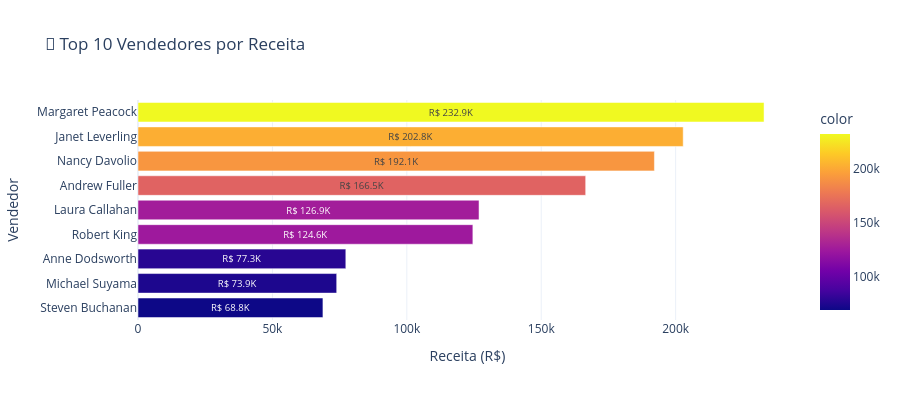

This figure's notebook cell:
### Code cell
# Fig 6: Salesperson Ranking
def fmt_cur_short(value):
    if abs(value) >= 1_000_000:
        return f'R$ {value/1_000_000:.1f}M'
    if abs(value) >= 1_000:
        return f'R$ {value/1_000:.1f}K'
    return f'R$ {value:,.0f}'

fig = px.bar(x=receita_vendedor.head(10).values, y=receita_vendedor.head(10).index, orientation='h',
             title='🏅 Top 10 Salespersons by Revenue',
             labels={'x': 'Revenue (R$)', 'y': 'Salesperson'},
             color=receita_vendedor.head(10).values, color_continuous_scale='Plasma',
             text=[fmt_cur_short(v) for v in receita_vendedor.head(10).values])
fig.update_traces(textposition='inside', insidetextanchor='middle', cliponaxis=False)
fig.update_layout(height=400, showlegend=False, uniformtext_minsize=9, uniformtext_mode='hide')
fig.update_yaxes(autorange='reversed')
fig.show()

### Figure 1 — Plotly figure (JSON) as saved in the notebook; plotly's stock layout.template omitted (floating-point values rounded to 4 significant figures)
{"data": [{"cliponaxis": false, "hovertemplate": "Receita (R$)=%{x}<br>Vendedor=%{y}<br>text=%{text}<br>color=%{marker.color}<extra></extra>", "insidetextanchor": "middle", "legendgroup": "", "marker": {"color": [232900.0, 202800.0, 192100.0, 166500.0, 126900.0, 124600.0, 77310.0, 73910.0, 68790.0], "coloraxis": "coloraxis", "pattern": {"shape": ""}}, "name": "", "orientation": "h", "showlegend": false, "text": ["R$ 232.9K", "R$ 202.8K", "R$ 192.1K", "R$ 166.5K", "R$ 126.9K", "R$ 124.6K", "R$ 77.3K", "R$ 73.9K", "R$ 68.8K"], "textposition": "inside", "type": "bar", "x": [232900.0, 202800.0, 192100.0, 166500.0, 126900.0, 124600.0, 77310.0, 73910.0, 68790.0], "xaxis": "x", "y": ["Margaret Peacock", "Janet Leverling", "Nancy Davolio", "Andrew Fuller", "Laura Callahan", "Robert King", "Anne Dodsworth", "Michael Suyama", "Steven Buchanan"], "yaxis": "y"}], "layout": {"barmode": "relative", "coloraxis": {"colorbar": {"title": {"text": "color"}}, "colorscale": [[0, "#0d0887"], [0.1111, "#46039f"], [0.2222, "#7201a8"], [0.3333, "#9c179e"], [0.4444, "#bd3786"], [0.5556, "#d8576b"], [0.6667, "#ed7953"], [0.7778, "#fb9f3a"], [0.8889, "#fdca26"], [1, "#f0f921"]]}, "height": 400, "legend": {"tracegroupgap": 0}, "showlegend": false, "title": {"text": "🏅 Top 10 Vendedores por Receita"}, "uniformtext": {"minsize": 9, "mode": "hide"}, "xaxis": {"anchor": "y", "domain": [0, 1], "title": {"text": "Receita (R$)"}}, "yaxis": {"anchor": "x", "autorange": "reversed", "domain": [0, 1], "title": {"text": "Vendedor"}}}}
